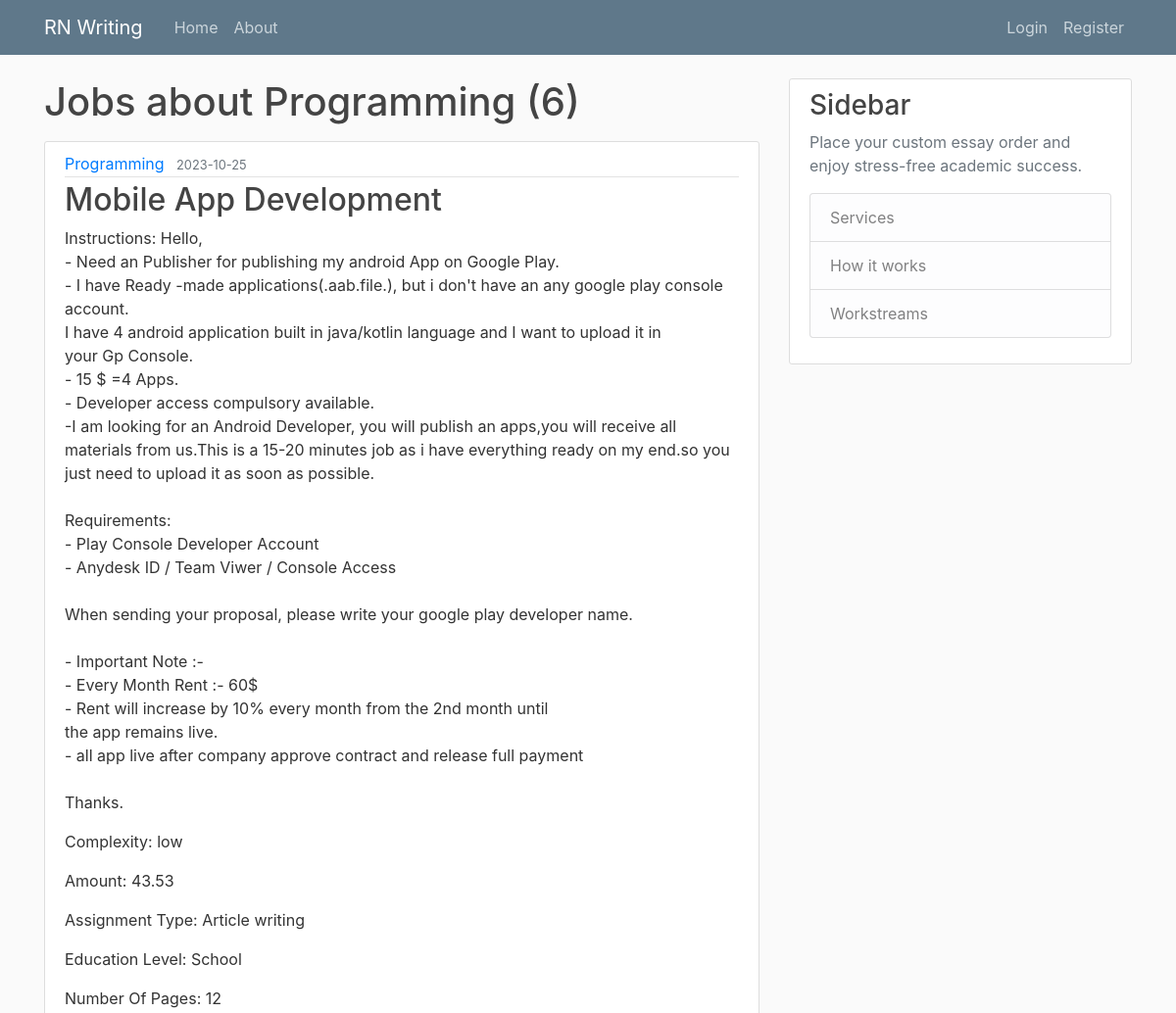
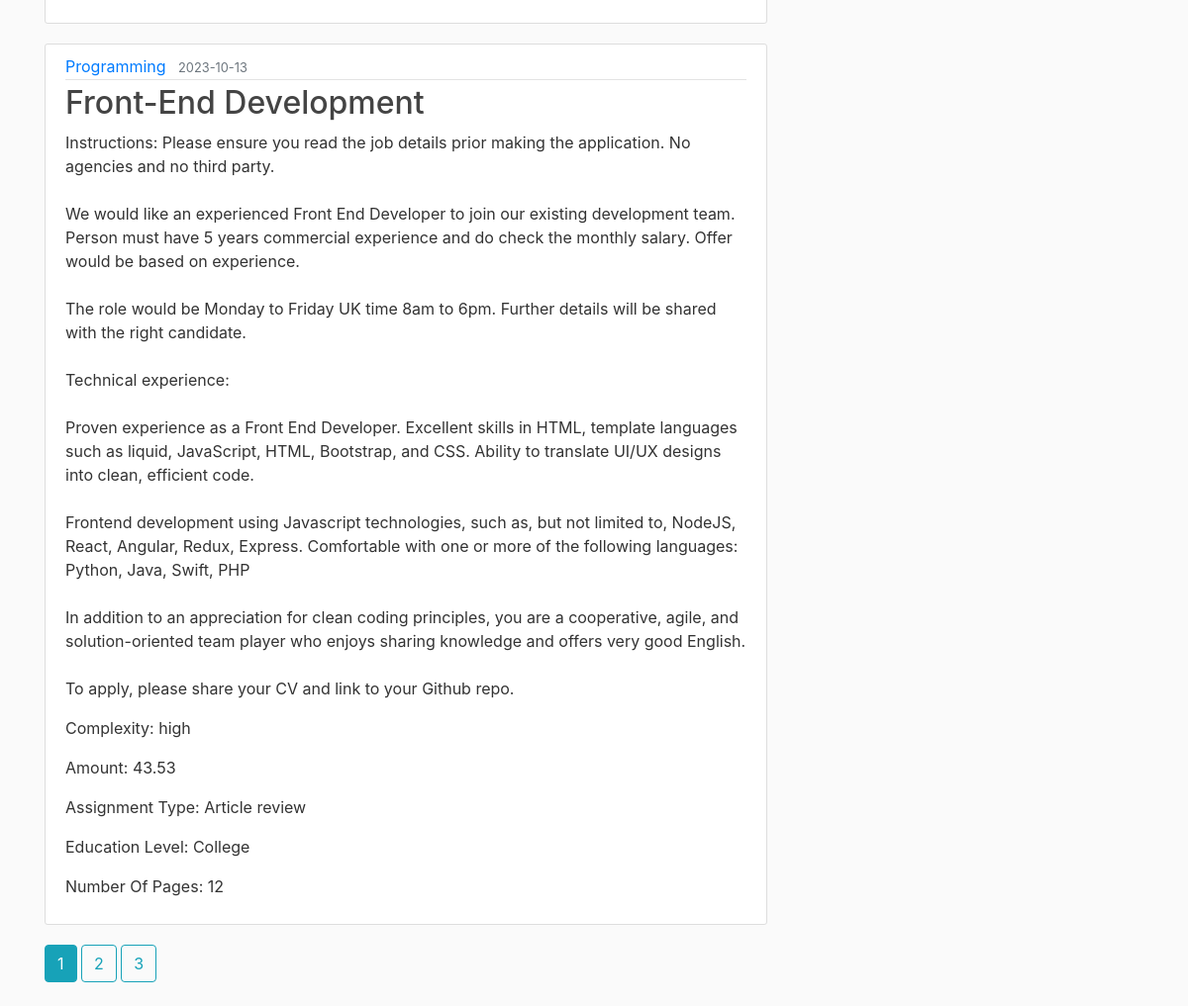
/job/Programming, run on the app's committed database (2 pictures, top to bottom).
### writingapp/models.py (models this page shows)
class Job(db.Model):
    __tablename__ = "job"
    id = db.Column(db.Integer, primary_key = True)
    client_id = db.Column(db.Integer, db.ForeignKey("client.id"))
    complexity = db.Column(db.String(255))
    deadline = db.Column(db.Date)
    amount = db.Column(db.Integer)
    assignment_type = db.Column(db.String(255))
    service = db.Column(db.String(255))
    education_level = db.Column(db.String(255))
    number_of_pages = db.Column(db.Integer)
    number_of_words = db.Column(db.Integer)
    line_spacing = db.Column(db.String(255))
    assignment_language = db.Column(db.String(255))
    sources_required = db.Column(db.String(255))
    citation_style = db.Column(db.String(255))
    subject = db.Column(db.String(255))
    instructions = db.Column(db.Text)
    submit_date = db.Column(db.DateTime, nullable=False)
    client = db.relationship("Client", backref = "job")
    skills = db.relationship("Skills", backref = "job")
    payment = db.relationship("Payment", backref = "job")
    attachment = db.relationship("Attachment", backref = 'job')

### writingapp/routes.py (the view)
@app.route("/job/<string:by_service>")
def similar_jobs(by_service):
    page = request.args.get('page', 1, type=int)
    job = Job.query.filter_by(service=by_service).first_or_404()
    jobs = Job.query.filter_by(service=job.service).paginate(page=page, per_page=2)
    return render_template('similar_jobs.html', jobs=jobs, job=job)

### writingapp/templates/similar_jobs.html
{% extends "layout.html" %}
{% block content %}
<h1 class='mb-3'>Jobs about {{job.service}} ({{jobs.total}})</h1>
    {% for job in jobs.items %}
    <article class='media content-section'>
        <div class='media-body'>
            <div class='article-metadata'>
                <a class='mr-2' href="{{ url_for('similar_jobs', by_service=job.service) }}">{{ job.service }}</a>
                <small class='text-muted'>{{job.deadline}}</small>
            </div>
            <h2><a class='article-title' href="{{ url_for('show_job', job_id=job.id) }}">{{job.subject}}</a></h2>
            <p class='article-content'>Instructions: {{job.instructions}}</p>
            <p class='article-content'>Complexity: {{job.complexity}}</p>
            <p class='article-content'>Amount: {{job.amount}}</p>
            <p class='article-content'>Assignment Type: {{job.assignment_type}}</p>
            <p class='article-content'>Education Level: {{job.education_level}}</p>
            <p class='article-content'>Number Of Pages: {{job.number_of_pages}}</p>
        </div>
    </article>
    {% endfor %}
    {% for page_num in jobs.iter_pages(left_edge=1, right_edge=1, left_current=1, right_current=2) %}
        {% if page_num %}
        {% if jobs.page == page_num %}
        <a class='btn btn-info mb-4' href='{{ url_for('similar_jobs', by_service=job.service, page=page_num) }}'>{{ page_num }}</a>
        {% else %}
        <a class='btn btn-outline-info mb-4' href='{{ url_for('similar_jobs', by_service=job.service, page=page_num) }}'>{{ page_num }}</a>
        {% endif %}
        {% else %}
         ...
        {% endif %}
    {% endfor %}
{% endblock content %}

### writingapp/static/main.css (style rules this page uses)
body { background: #fafafa; color: #333333; margin-top: 5rem; }
h1, h2, h3, h4, h5, h6 { color: #444444; }
.content-section { background: #ffffff; padding: 10px 20px; border: 1px solid #dddddd; border-radius: 3px; margin-bottom: 20px; }
.article-title { color: #444444; }
.article-content { white-space: pre-line; }
.article-metadata { padding-bottom: 1px; margin-bottom: 4px; border-bottom: 1px solid #e3e3e3 }

### data on the page
Job: service "Programming", deadline "2023-10-25", subject "Mobile App Development", instructions "Hello, - Need an Publisher for publishing my android App on Google Play. - I have Ready -made applications(.aab.file.), but i don't have an any google play console account. I have 4 android application built in java/kotlin language and I want to upload it in your Gp Console. - 15 $ =4 Apps. - Developer access compulsory available. -I am looking for an Android Developer, you will publish an apps,you will receive all materials from us.This is a 15-20 minutes job as i have everything ready on my end.so you just need to upload it as soon as possible. Requirements: - Play Console Developer Account - Anydesk ID / Team Viwer / Console Access When sending your proposal, please write your google…", complexity "low", amount "43.53", assignment_type "Article writing", education_level "School", number_of_pages "12"
Job: service "Programming", deadline "2023-10-13", subject "Front-End Development", instructions "Please ensure you read the job details prior making the application. No agencies and no third party. We would like an experienced Front End Developer to join our existing development team. Person must have 5 years commercial experience and do check the monthly salary. Offer would be based on experience. The role would be Monday to Friday UK time 8am to 6pm. Further details will be shared with the right candidate. Technical experience: Proven experience as a Front End Developer. Excellent skills in HTML, template languages such as liquid, JavaScript, HTML, Bootstrap, and CSS. Ability to translate UI/UX designs into clean, efficient code. Frontend development using Javascript technologies,…", complexity "high", amount "43.53", assignment_type "Article review", education_level "College", number_of_pages "12"

### other printed values
{{ jobs.total }} "6"
{{ page_num }} "1"
{{ page_num }} "2" "3"
